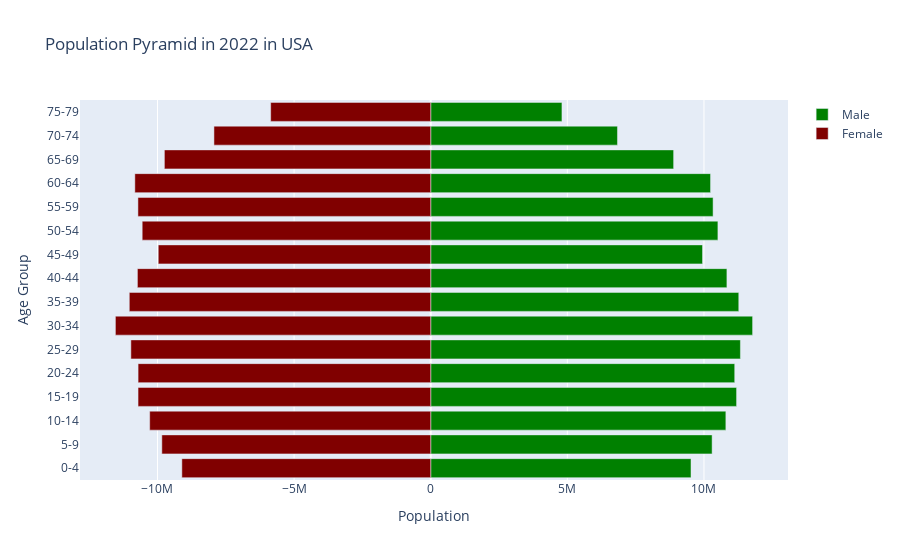

The code cell stored with this chart in its notebook:
### Markdown cell above
### **[B] Population Pyramids:**

### Code cell
year_input = input("Please enter the year: ")
country_input = input("Please enter the country name: ")
male_population = []
female_population = []
age_groups = ['0-4', '5-9', '10-14', '15-19', '20-24', '25-29', '30-34', '35-39', '40-44', '45-49', '50-54', '55-59', '60-64', '65-69', '70-74', '75-79']
age_range = ['0004', '0509', '1014', '1519', '2024', '2529', '3034', '3539', '4044', '4549', '5054', '5559', '6064', '6569', '7074', '7579']

# Create Male List
for age_range_index in age_range:
    range_3 = len(wbdata.get_data("SP.POP." + str(age_range_index) + ".MA", country = [str(country_input)]))
    for index in range(0, range_3):
        if wbdata.get_data("SP.POP." + str(age_range_index) + ".MA", country = [str(country_input)])[index]["date"] == str(year_input):
            male_population.append(wbdata.get_data("SP.POP." + str(age_range_index) + ".MA", country = [str(country_input)])[index]["value"])
            break

# Create Female List
for age_range_index in age_range:
    range_3 = len(wbdata.get_data("SP.POP." + str(age_range_index) + ".FE", country = [str(country_input)]))
    for index in range(0, range_3):
        if wbdata.get_data("SP.POP." + str(age_range_index) + ".FE", country = [str(country_input)])[index]["date"] == str(year_input):
            female_population.append(wbdata.get_data("SP.POP." + str(age_range_index) + ".FE", country = [str(country_input)])[index]["value"])
            break

trace_male = go.Bar(
    x=male_population,
    y=age_groups,
    orientation='h',
    name='Male',
    marker=dict(color='green')
)


trace_female = go.Bar(
    x=[-x for x in female_population],
    y=age_groups,
    orientation='h',
    name='Female',
    marker=dict(color='maroon')
)


layout = go.Layout(
    barmode='overlay',
    title='Population Pyramid in ' + str(year_input) + " in " + str(country_input),
    xaxis=dict(title='Population'),
    yaxis=dict(title='Age Group')
)


fig = go.Figure(data=[trace_male, trace_female], layout=layout)
print(iplot(fig))

#import plotly.graph_objs as go
#import plotly.offline as py


# Instead of iplot, use plot and set the image parameter to save the plot as a .png file
#py.plot(fig, filename='population_pyramid.html', image='png')
#print(filename)

### Figure 1 — Plotly figure (JSON) as saved in the notebook; plotly's stock layout.template omitted (floating-point values rounded to 4 significant figures)
{"data": [{"marker": {"color": "green"}, "name": "Male", "orientation": "h", "type": "bar", "x": [9525154, 10297548, 10800538, 11192818, 11124852, 11333685, 11779249, 11273423, 10839007, 9946658, 10509614, 10333426, 10240539, 8889134, 6834253, 4802329], "y": ["0-4", "5-9", "10-14", "15-19", "20-24", "25-29", "30-34", "35-39", "40-44", "45-49", "50-54", "55-59", "60-64", "65-69", "70-74", "75-79"]}, {"marker": {"color": "maroon"}, "name": "Female", "orientation": "h", "type": "bar", "x": [-9107929, -9840358, -10285045, -10710578, -10709132, -10973487, -11539657, -11031274, -10734107, -9971057, -10559151, -10715107, -10828271, -9747250, -7933581, -5857505], "y": ["0-4", "5-9", "10-14", "15-19", "20-24", "25-29", "30-34", "35-39", "40-44", "45-49", "50-54", "55-59", "60-64", "65-69", "70-74", "75-79"]}], "layout": {"barmode": "overlay", "title": {"text": "Population Pyramid in 2022 in USA"}, "xaxis": {"title": {"text": "Population"}}, "yaxis": {"title": {"text": "Age Group"}}}}
